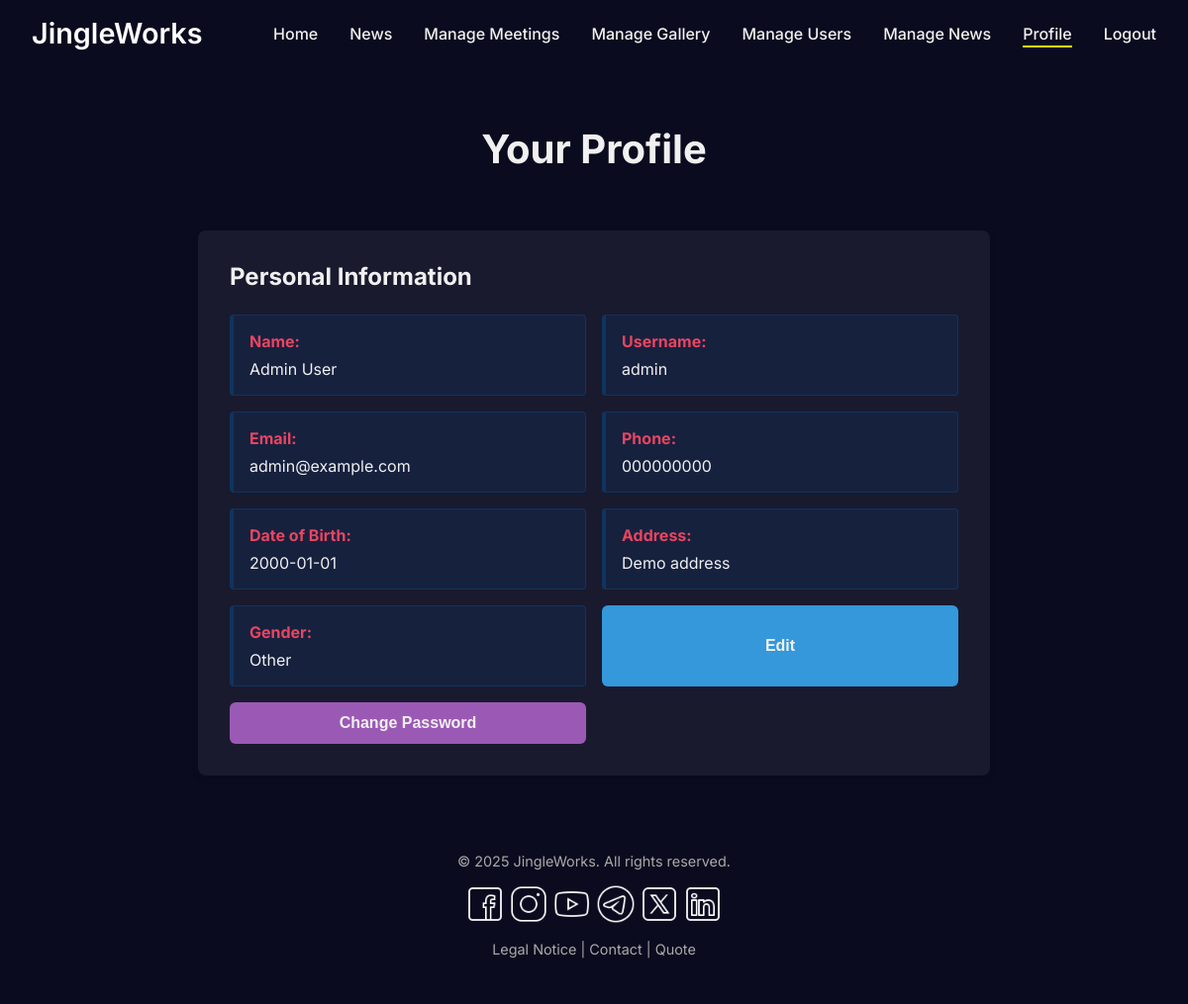
Screenshot of /index.php?page=profile (signed in) with the database file from the repository.
### tables this page shows
CREATE TABLE `users_login` (
  `idLogin` int NOT NULL AUTO_INCREMENT,
  `idUser` int NOT NULL,
  `usuario` varchar(100) NOT NULL,
  `password` varchar(255) NOT NULL,
  `rol` enum('admin','user') NOT NULL DEFAULT 'user',
  PRIMARY KEY (`idLogin`),
  UNIQUE KEY `uq_users_login_usuario` (`usuario`),
  UNIQUE KEY `uq_users_login_idUser` (`idUser`),
  CONSTRAINT `fk_users_login_users_data` FOREIGN KEY (`idUser`) REFERENCES `users_data` (`idUser`) ON DELETE CASCADE ON UPDATE CASCADE
);

CREATE TABLE `users_data` (
  `idUser` int NOT NULL AUTO_INCREMENT,
  `nombre` varchar(100) NOT NULL,
  `apellidos` varchar(100) NOT NULL,
  `email` varchar(255) NOT NULL,
  `telefono` varchar(50) NOT NULL,
  `fecha_nacimiento` date NOT NULL,
  `direccion` text,
  `sexo` varchar(30) DEFAULT NULL,
  PRIMARY KEY (`idUser`),
  UNIQUE KEY `uq_users_data_email` (`email`)
);

### core/Controller.php (called while the page is built, shortened)
<?php
require_once __DIR__ . '/helpers.php';
abstract class Controller
{
    protected function view(string $view, array $data = []): void
    {
        extract($data, EXTR_SKIP);
        require root_path('app/views/' . $view . '.php');
    }
}

### app/controllers/UserController.php (called while the page is built, shortened)
<?php
require_once __DIR__ . '/../../core/Controller.php';
require_once __DIR__ . '/../../core/Auth.php';
require_once __DIR__ . '/../models/UserModel.php';
final class UserController extends Controller
{
    public function profile(array $errors = []): void
    {
        try {
            $userData = (new UserModel())->findById((int) Auth::id());
        } catch (Throwable $exception) {
            $userData = null;
            $errors[] = $this->databaseUnavailableMessage('profile');
        }
        $this->view('user/profile', [
            'errors' => $errors,
            'success' => flash('success'),
            'userData' => $userData,
        ]);
    }
}

### core/Router.php (called while the page is built, shortened)
<?php
require_once __DIR__ . '/helpers.php';
final class Router
{
    private array $routes = [
        'home' => ['PageController', 'home'],
        'contact' => ['PageController', 'contact'],
        'quote' => ['PageController', 'quote'],
        'login' => ['AuthController', 'showLogin'],
        'login-submit' => ['AuthController', 'login'],
        'register' => ['AuthController', 'showRegister'],
        'register-submit' => ['AuthController', 'register'],
        'logout' => ['AuthController', 'logout'],
        'gallery' => ['GalleryController', 'publicIndex'],
        'news' => ['NewsController', 'publicIndex'],
        'profile' => ['UserController', 'profile'],
        'profile-update' => ['UserController', 'updateProfile'],
        'profile-password' => ['UserController', 'changePassword'],
        'appointments' => ['AppointmentController', 'userIndex'],
        'appointment-create' => ['AppointmentController', 'create'],
        'appointment-update' => ['AppointmentController', 'update'],
        'appointment-delete' => ['AppointmentController', 'delete'],
        'admin' => ['AdminController', 'dashboard'],
        'admin-users' => ['AdminController', 'users'],
        'admin-user-create' => ['AdminController', 'createUser'],
        'admin-user-update' => ['AdminController', 'updateUser'],
        'admin-user-delete' => ['AdminController', 'deleteUser'],
        'admin-user-password' => ['AdminController', 'changePassword'],
        'admin-appointments' => ['AdminAppointmentController', 'index'],
        'admin-appointment-create' => ['AdminAppointmentController', 'create'],
        'admin-appointment-update' => ['AdminAppointmentController', 'update'],
        'admin-appointment-delete' => ['AdminAppointmentController', 'delete'],
        'admin-gallery' => ['GalleryController', 'adminIndex'],
        'gallery-create' => ['GalleryController', 'create'],
        'gallery-update' => ['GalleryController', 'update'],
        'gallery-delete' => ['GalleryController', 'delete'],
        'admin-news' => ['NewsController', 'adminIndex'],
        'news-create' => ['NewsController', 'create'],
        'news-update' => ['NewsController', 'update'],
        'news-delete' => ['NewsController', 'delete'],
    ];
    public function dispatch(): void
    {
        try {
            $page = (string) ($_GET['page'] ?? 'home');
            [$controller, $method] = $this->routes[$page] ?? ['PageController', 'notFound'];
            $this->call($controller, $method);
        } catch (Throwable $exception) {
            if (session_status() === PHP_SESSION_NONE) {
                session_start();
            }
            $_SESSION['flash']['error'] = $exception instanceof mysqli_sql_exception
                ? 'This section cannot be loaded because the database connection is unavailable.'
                : 'Something went wrong. Please try again.';
            $this->redirectHome();
        }
    }
    private function call(string $controller, string $method): void
    {
        (new $controller())->$method();
    }
}

### index.php (called while the page is built, shortened)
<?php
require_once __DIR__ . '/core/Router.php';
(new Router())->dispatch();

### core/Database.php (called while the page is built, shortened)
<?php
final class Database
{
    public static function connection(): mysqli
    {
        $config = Config::database();
        $connection = new mysqli(
            $config['host'],
            $config['user'],
            $config['password'],
            $config['name'],
            $config['port']
        );
        $connection->set_charset('utf8mb4');
        return $connection;
    }
}

### core/Auth.php (called while the page is built, shortened)
<?php
require_once __DIR__ . '/helpers.php';
final class Auth
{
    public static function id(): ?int
    {
        return isset($_SESSION['idUser']) ? (int) $_SESSION['idUser'] : null;
    }
}

### app/models/UserModel.php (called while the page is built, shortened)
<?php
require_once __DIR__ . '/../../core/Database.php';
final class UserModel
{
    private mysqli $mysqli;
    public function __construct(?mysqli $mysqli = null)
    {
        $this->mysqli = $mysqli ?? Database::connection();
    }
    public function findById(int $idUser): ?array
    {
        $stmt = $this->mysqli->prepare(
            'SELECT ud.idUser, ud.nombre, ud.apellidos, ud.email, ud.telefono,
                    ud.fecha_nacimiento, ud.direccion, ud.sexo, ul.usuario, ul.rol
             FROM users_data ud
             JOIN users_login ul ON ud.idUser = ul.idUser
             WHERE ud.idUser = ?
             LIMIT 1'
        );
        $stmt->bind_param('i', $idUser);
        $stmt->execute();
        $user = $stmt->get_result()->fetch_assoc();
        return $user ?: null;
    }
}

### core/helpers.php (called while the page is built, shortened)
<?php
function e(mixed $value): string
{
    return htmlspecialchars((string) $value, ENT_QUOTES, 'UTF-8');
}

### app/views/user/profile.php (the view, shortened to what this page needs)
<?php
$pageHeadExtras = '<link rel="stylesheet" href="css/profile.css" />';
include root_path('includes/header.php');
?>
<main class="profile-page">
  <h1>Your Profile</h1>
  <?php if (!empty($userData)) : ?>
    <div class="profile-info">
      <div class="profile-info-header"><h2>Personal Information</h2></div>
      <div class="info-grid">
        <div class="info-item"><strong>Name:</strong> <?= e($userData['nombre'] . ' ' . $userData['apellidos']) ?></div>
        <div class="info-item"><strong>Username:</strong> <?= e($userData['usuario']) ?></div>
        <div class="info-item"><strong>Email:</strong> <?= e($userData['email']) ?></div>
        <div class="info-item"><strong>Phone:</strong> <?= e($userData['telefono']) ?></div>
        <div class="info-item"><strong>Date of Birth:</strong> <?= e($userData['fecha_nacimiento']) ?></div>
        <div class="info-item"><strong>Address:</strong> <?= e(($userData['direccion'] ?? '') !== '' ? $userData['direccion'] : '-') ?></div>
        <div class="info-item"><strong>Gender:</strong> <?= e(($userData['sexo'] ?? '') !== '' ? ucfirst((string) $userData['sexo']) : '-') ?></div>
        <button type="button" class="btn btn-edit" onclick="openEditModal()">Edit</button>
        <button type="button" class="btn btn-password" onclick="openPasswordModal()">Change Password</button>
      </div>
    </div>
  <?php endif ?>
</main>
<?php
include root_path('includes/footer.php');
?>

### css/index.css (style rules this page uses)
body { margin: 0; font-family: "Inter", sans-serif; background-color: #0b0b1f; color: #f0f0f0; }

### css/profile.css (style rules this page uses)
.profile-page { max-width: 800px; margin: 0 auto; padding: 2rem; }
.profile-page h1 { font-size: 2.5rem; text-align: center; margin-bottom: 2cap; color: #f0f0f0; }
.profile-info { background-color: #1a1a2e; padding: 2rem; border-radius: 8px; box-shadow: 0 4px 6px rgba(0, 0, 0, 0.1); }
.profile-info-header { display: flex; align-items: center; justify-content: space-between; gap: 1rem; margin-bottom: 1.5rem; }
.profile-info h2 { margin-top: 0; margin-bottom: 0; color: #f0f0f0; }
.info-grid { display: grid; grid-template-columns: repeat(auto-fit, minmax(300px, 1fr)); gap: 1rem; }
.info-item, .form-group input, .form-group textarea, .form-group select { background-color: #16213e; border: 1px solid #0f3460; padding: 1rem; border-radius: 4px; color: #f0f0f0; font-family: inherit; font-size: 1rem; }
.info-item { border-left: 4px solid #0f3460; }
.info-item strong { color: #e94560; display: block; margin-bottom: 0.5rem; }
.info-item { color: #f0f0f0; }
.btn { padding: 0.75rem 1.5rem; border: none; border-radius: 6px; font-size: 1rem; font-weight: 600; cursor: pointer; transition: all 0.3s ease; text-decoration: none; display: inline-flex; align-items: center; justify-content: center; gap: 0.5rem; }
.btn-edit { background-color: #3498db; color: #f0f0f0; }
.btn-password { background-color: #9b59b6; color: #f0f0f0; }

### rows the page displays
users_login: idUser.apellidos "Admin User", usuario "admin", idUser.email "admin@example.com", idUser.telefono "000000000", idUser.fecha_nacimiento "2000-01-01", idUser.direccion "Demo address", idUser.sexo "Other"

### other values shown
$text "Home News Manage Meetings Manage Gallery Manage Users Manage News Profile"
